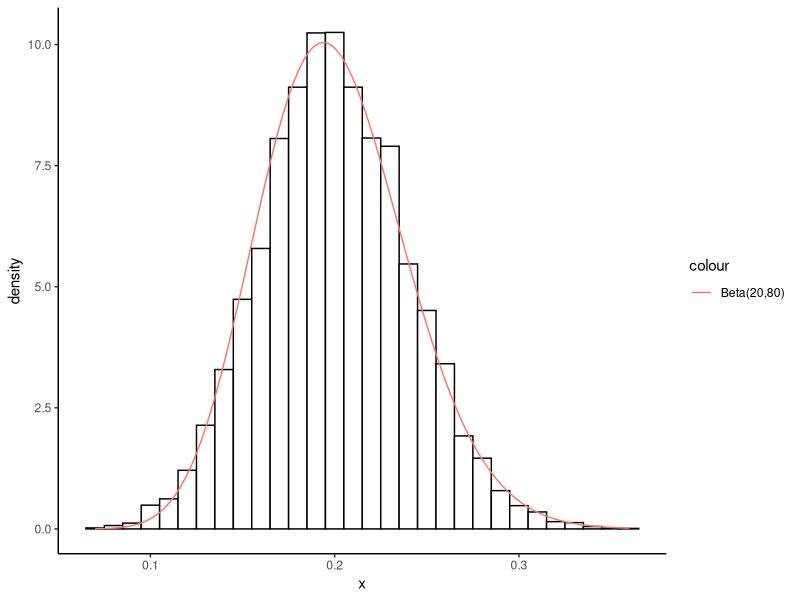
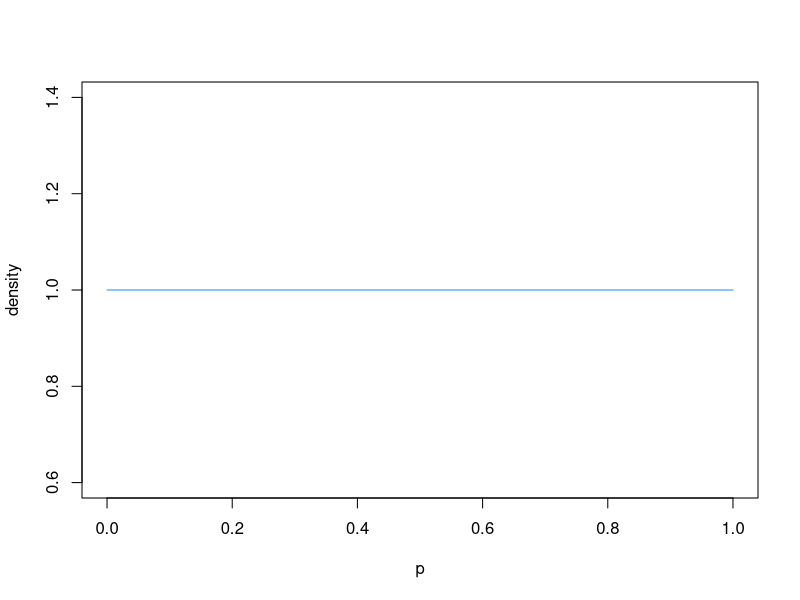
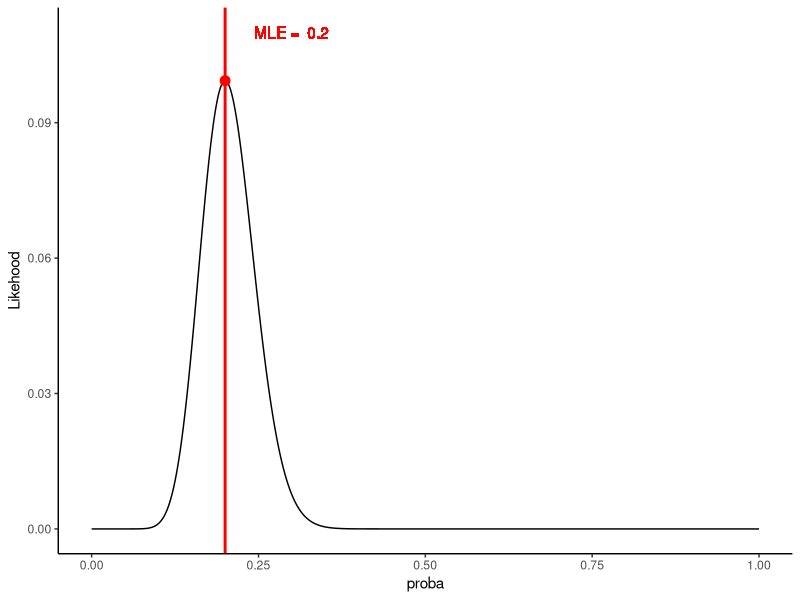
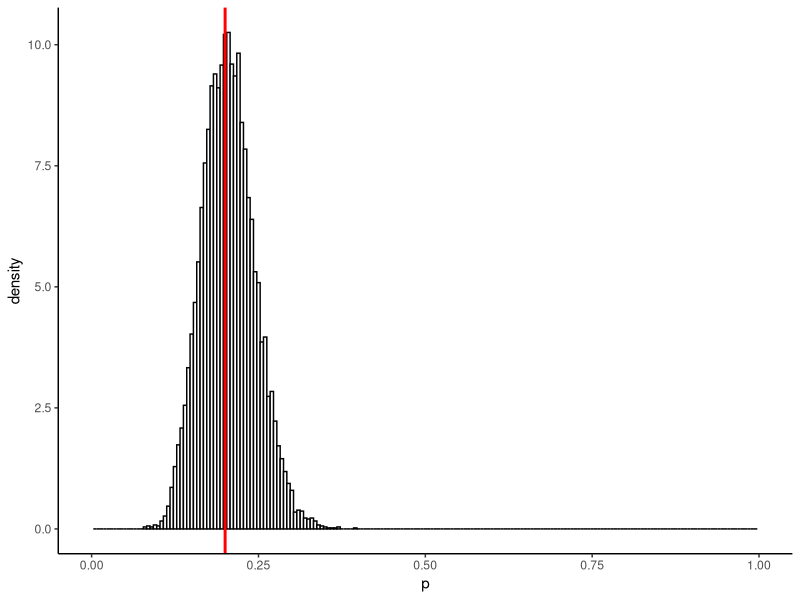
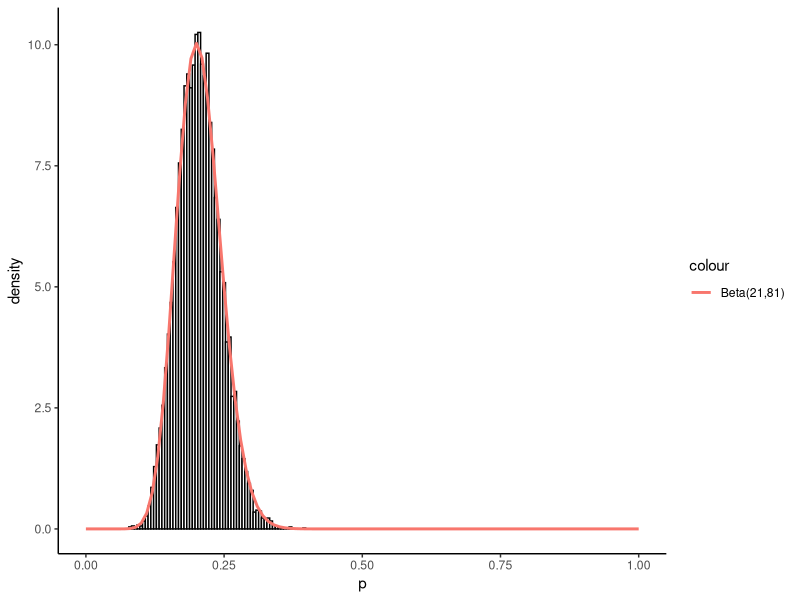
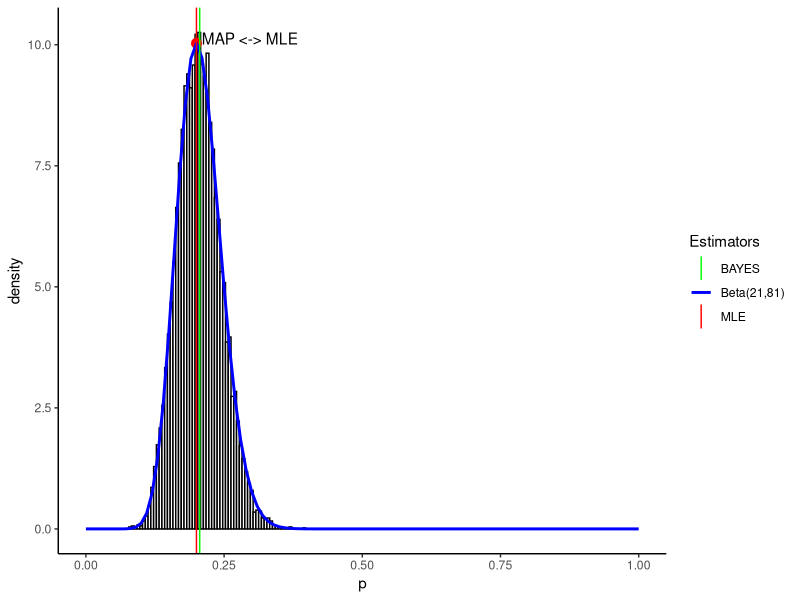
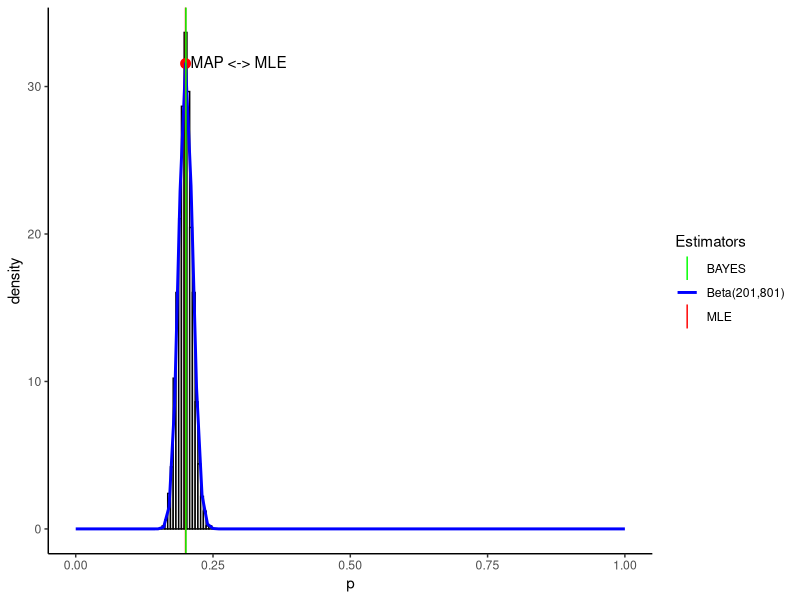
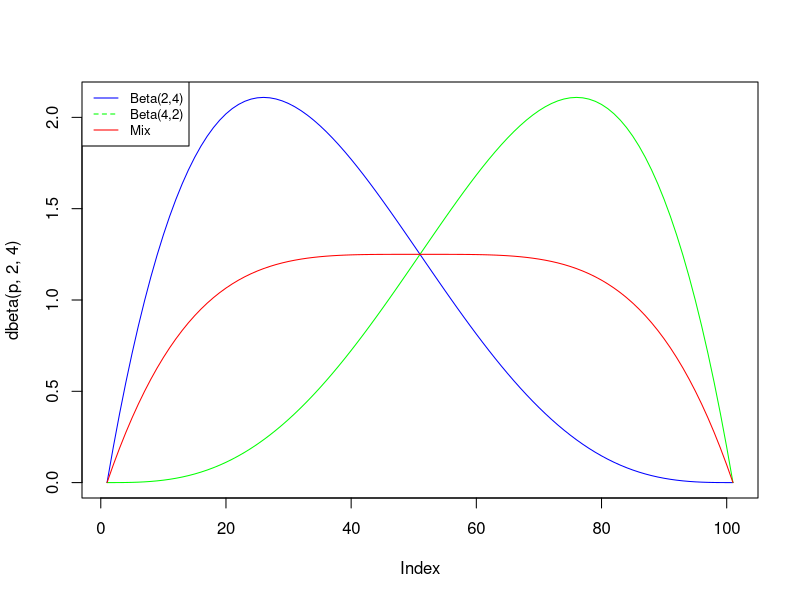

The R source for these figures, in order:
## ---- chunk 1
knitr::opts_chunk$set(echo = FALSE)
library(ggplot2)
library(tidyverse)
## ---- chunk 2
x <- rbinom(10000, 100, 0.2)/100
ggplot(data.frame(x = x), aes(x = x)) + 
  theme_classic() +
  geom_histogram(aes(y = ..density..), binwidth = 0.01, color="black", fill="white") +
  stat_function(fun = dbeta, args = list(shape1 = 20, shape2 = 80), aes(colour = "Beta(20,80)"))
## ---- chunk 3
p = seq(0,1, length=100)
plot(p, dbeta(p, 1, 1), ylab="density", type ="l", col=4)
## ---- chunk 4
p.test <- seq(0,1,0.0001) 
v.vrais <- dbinom(x = 20, size = 100, prob = p.test)
max <- p.test[which(v.vrais == max(v.vrais))]
surf.inf <- sum(v.vrais[0:(which(v.vrais == max(v.vrais)) - 1)])
surf.sup <- sum(v.vrais[(which(v.vrais == max(v.vrais)) + 1):length(v.vrais)])
ggplot(data.frame(proba = p.test, Likehood = v.vrais), aes(x = proba, y = Likehood)) +
  geom_line() + 
  theme_classic() + 
  geom_vline(xintercept = max, 
                color = "red", size=1) +
  geom_point(data=data.frame(proba = max, Likehood = max(v.vrais)), 
             aes(x=proba,y=Likehood), 
             color='red',
             size=3) +
  geom_text(aes(x = max + 0.1, label=paste("MLE = ", max), y=0.11), colour="red")
## ---- chunk 5
v.p <- seq(0,1,0.001)
data <- data.frame(X = c(), p = c())
for(p in v.p){
  sampling <- rbinom(n = 1000, size = 100, prob = p)
  data <- rbind(data, data.frame(X = sampling, p = rep(p, 1000)))
}
data <- data %>% filter(X == 20)
ggplot(data, aes(x = p)) + 
  theme_classic() +
  geom_histogram(aes(y = ..density..), binwidth = 0.005, color="black", fill="white") +
  xlim(0,1) +
    geom_vline(xintercept = 0.2, 
                color = "red", size=1)
## ---- chunk 6
ggplot(data, aes(x = p)) + 
  theme_classic() +
  geom_histogram(aes(y = ..density..), binwidth = 0.005, color="black", fill="white") +
  xlim(0,1) +
  stat_function(fun = dbeta, args = list(shape1 = 21, shape2 = 81), aes(colour = "Beta(21,81)"), size=1)
## ---- chunk 7
map = 0.2
ggplot(data, aes(x = p)) + 
  theme_classic() +
  geom_histogram(aes(y = ..density..), binwidth = 0.005, color="black", fill="white") +
  xlim(0,1) +
  geom_point(data=data.frame(proba = map, Likehood = dbeta(map,21,81)), 
             aes(x=proba,y=Likehood), 
             color='red',
             size=3) +
  annotate(geom = "text", x= map + 0.1, y = dbeta(map,21,81) + 0.1, label="MAP <-> MLE ") +
  stat_function(fun = dbeta, args = list(shape1 = 21, shape2 = 81), aes(color = "Beta(21,81)"), size = 1) +
  geom_vline(aes(xintercept = map, 
                color = "MLE"), size = 0.5) + 
  geom_vline(aes(xintercept = (21/(21+81)), 
                color = "BAYES"), size = 0.5) +
  scale_color_manual(name = "Estimators", values = c(MLE = "red", BAYES = "green", "Beta(21,81)" = "blue"))

## ---- chunk 8
v.p <- seq(0,1,0.001)
data <- data.frame(X = c(), p = c())
for(p in v.p){
  sampling <- rbinom(n = 1000, size = 1000, prob = p)
  data <- rbind(data, data.frame(X = sampling, p = rep(p, 1000)))
}
data <- data %>% filter(X == 200)
map = 0.2
ggplot(data, aes(x = p)) + 
  theme_classic() +
  geom_histogram(aes(y = ..density..), binwidth = 0.005, color="black", fill="white") +
  xlim(0,1) +
  geom_point(data=data.frame(proba = map, Likehood = dbeta(map,201,801)), 
             aes(x=proba,y=Likehood), 
             color='red',
             size=3) +
  annotate(geom = "text", x= map + 0.1, y = dbeta(map,201,801) + 0.1, label="MAP <-> MLE ") +
  stat_function(fun = dbeta, args = list(shape1 = 201, shape2 = 801), aes(color = "Beta(201,801)"), size = 1) +
  geom_vline(aes(xintercept = map, 
                color = "MLE"), size = 0.5) + 
  geom_vline(aes(xintercept = (201/(201+801)), 
                color = "BAYES"), size = 0.5) +
  scale_color_manual(name = "Estimators", values = c(MLE = "red", BAYES = "green", "Beta(201,801)" = "blue"))

## ---- chunk 9
p <- seq(0, 1, 0.01)
f <- 0.5 * dbeta(p, 2, 4) + 0.5 * dbeta(p, 4, 2)

plot(dbeta(p, 2, 4), type = 'l', col = 'blue')
lines(dbeta(p, 4, 2), col = 'green')
lines(f, col = 'red')
legend("topleft", legend=c("Beta(2,4)", "Beta(4,2)", "Mix"),
       col=c("blue", "green", "red"), lty = 1:2, cex=0.8)
## ---- chunk 10
# On commence par calculer C1 et C2 se sera plus pratique :

C.1 <- beta(8 + 2, 10 - 8 + 4)/beta(2,4)
C.2 <- beta(8 + 4, 10 - 8 + 2)/beta(4,2)

W.1 <- 0.5 * C.1/(0.5 * C.1 + 0.5 * C.2)
W.2 <- 0.5 * C.2/(0.5 * C.1 + 0.5 * C.2)

p <- seq(0, 1, 0.01)
f.1 <- dbeta(p, 2 + 8, 4 + (10 - 8))
f.2 <- dbeta(p, 4 + 8, 2 + (10 - 8))
## ---- chunk 11

f.post <- W.1 * f.1 + W.2 * f.2

plot(f.post, type = 'l', col = 'purple')
lines(f, col = 'red')

legend("topleft", legend=c("Mix.prior", "Mix.posterior"),
       col=c("red", "purple"), lty = 1:2, cex=0.8)
